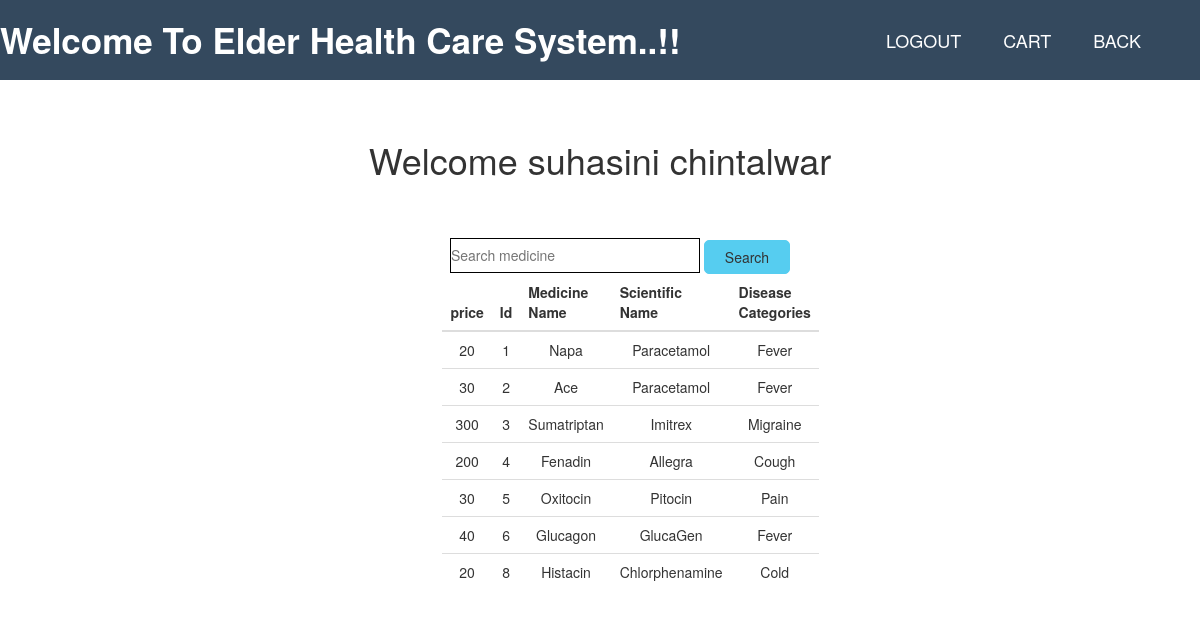
/cushome.php (signed in), run on the app's committed database.
### tables this page shows
CREATE TABLE `medicine` (
  `price` int(11) NOT NULL,
  `medId` int(11) NOT NULL,
  `medName` varchar(40) NOT NULL,
  `scienteficName` varchar(40) NOT NULL,
  `diseaseCategory` varchar(40) NOT NULL
);

### cushome.php (the view, shortened to what this page needs)
<!DOCTYPE html>
<head>
	<link rel="stylesheet" href="style.css">
	<link rel="stylesheet" href="css/bootstrap.css"/>
</head>
<body>
	<nav>
		<label class="logo">Welcome To Elder Health Care System..!!</label>
		<ul>
			<li><a href="logout.php">Logout</a></li>
			<li><a href="cart_index.php">Cart</a></li>
			<li><a href="page-1.php">Back</a></li>
	   </ul>
    </nav><br><br>
	<h1 style="text-align:center">Welcome <?php echo $_SESSION ['name']; ?></h1>
	<form class="col-md-4 col-sm-offset-4 text-center" style="margin: 2%;text-align: center;margin-left: 35%;padding-top: 2%;padding-bottom: 2%;" method="post" action=cushome2.php >
<center>
	 <div>
                    <input style="width:250px;height:35px;background:transparent;border:1px solid black;" type="text" name="search" placeholder="Search medicine">
                    <button type="submit" style="background:#56CDF0;border:1px solid #56CDF0;padding:6px 20px;border-radius:5px;" class="btn btn-default">Search</button>
                    <br>
    </div>
	</center>
	<div class="result_table" style="margin-left: 2%;text-align: center">
	<table class="table">
  <thead>
    <tr>
      <th scope="col">price</th>
      <th scope="col">Id</th>
      <th scope="col">Medicine Name</th>
      <th scope="col">Scientific Name</th>
	  <th scope="col">Disease Categories</th>
    </tr>
  </thead>
  <tbody>
                    <?php
		                        $conn=mysqli_connect("localhost","root","");
									mysqli_select_db($conn,'elder_health_care');
									$result = mysqli_query($conn,"SELECT * FROM medicine;") or die("Failed to fetch".mysql_error());
									if( mysqli_num_rows( $result)==0 ){
										$result1 = mysqli_query($conn,"SELECT * FROM medicine where medName='".$str1."';") or die("Failed to fetch".mysql_error());
										if( mysqli_num_rows( $result1)==0 ){
											echo '<tr><td colspan="5">No Rows Returned</td></tr>';
										}else{
											while( $row = mysqli_fetch_assoc( $result1) ){
												echo "<tr><td>{$row['price']}</td><td>{$row['medId']}</td><td>{$row['medName']}</td><td>{$row['scienteficName']}</td><td>{$row['diseaseCategory']}</td></tr>\n";
										}
										}
									 }
									 else{
										while( $row = mysqli_fetch_assoc( $result) ){
											echo "<tr><td>{$row['price']}</td><td>{$row['medId']}</td><td>{$row['medName']}</td><td>{$row['scienteficName']}</td><td>{$row['diseaseCategory']}</td></tr>\n";
												}
											}
                    ?>
	</tbody>
    </div>
</form>
</body>
</html>

### style.css (style rules this page uses)
* { padding: 0; margin: 0; text-decoration: none; list-style: none; }
body { font-family: montserrat; }
nav { height : 80px; width : 100%; background :#34495e; }
label.logo { font-size :35px; font-weight: bold; color: white; padding :0 100pz; line-height:80px; }
nav ul { float: right; margin-right: 40px; }
nav li { display:inline-block; margin:0 8px; line-height: 80px; }
nav a { color: white; font-size: 18px; text-transform: uppercase; border: 1px solid transparent; padding: 7px 10px; border-radius:3px; }

### data on the page
medicine: price "20", medId "1", medName "Napa", scienteficName "Paracetamol", diseaseCategory "Fever"
medicine: price "30", medId "2", medName "Ace", scienteficName "Paracetamol", diseaseCategory "Fever"
medicine: price "300", medId "3", medName "Sumatriptan", scienteficName "Imitrex", diseaseCategory "Migraine"
medicine: price "200", medId "4", medName "Fenadin", scienteficName "Allegra", diseaseCategory "Cough"
medicine: price "30", medId "5", medName "Oxitocin", scienteficName "Pitocin", diseaseCategory "Pain"
medicine: price "40", medId "6", medName "Glucagon", scienteficName "GlucaGen", diseaseCategory "Fever"
medicine: price "20", medId "8", medName "Histacin", scienteficName "Chlorphenamine", diseaseCategory "Cold"

### other printed values
$_SESSION ['name'] "suhasini chintalwar"
